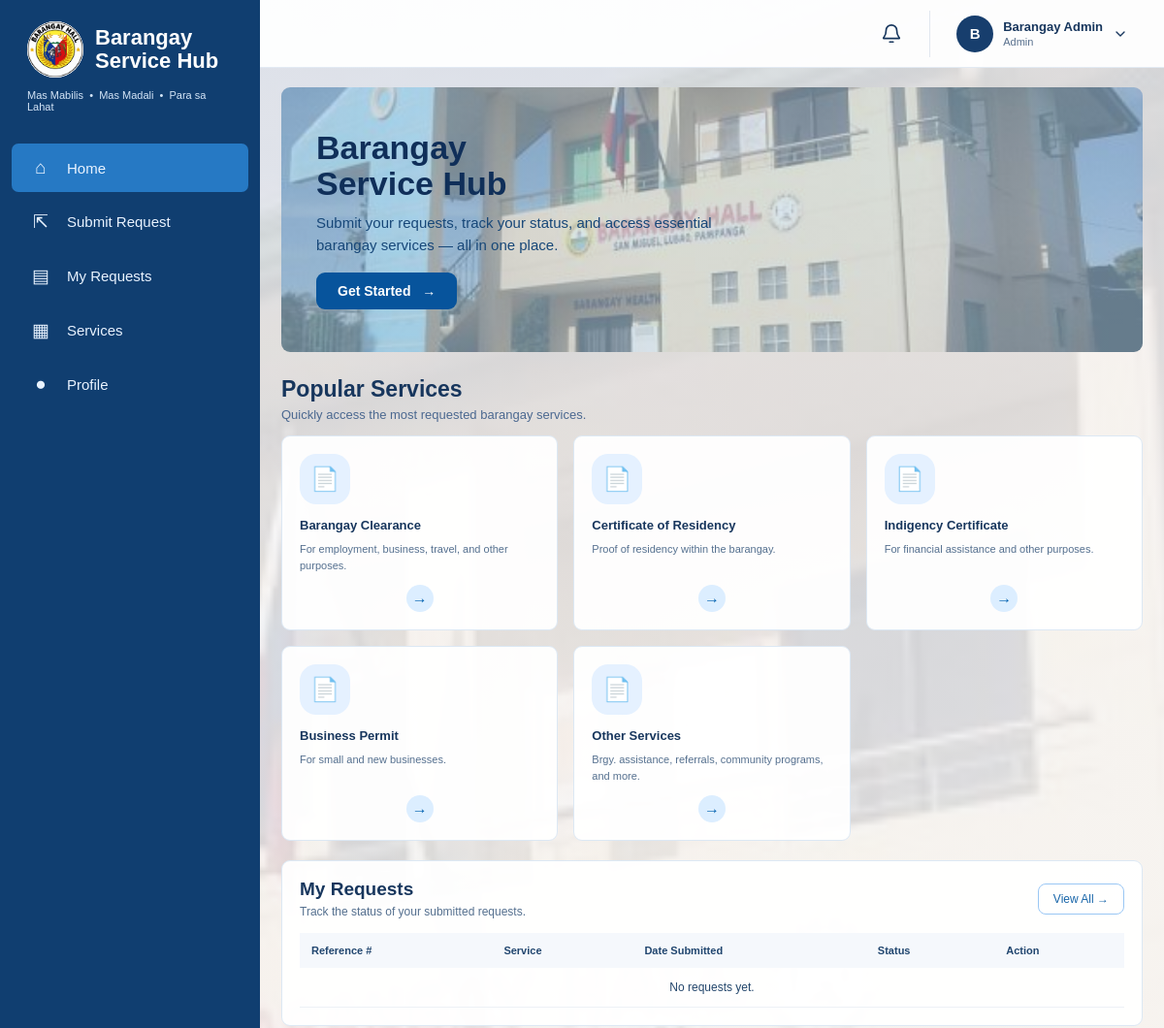
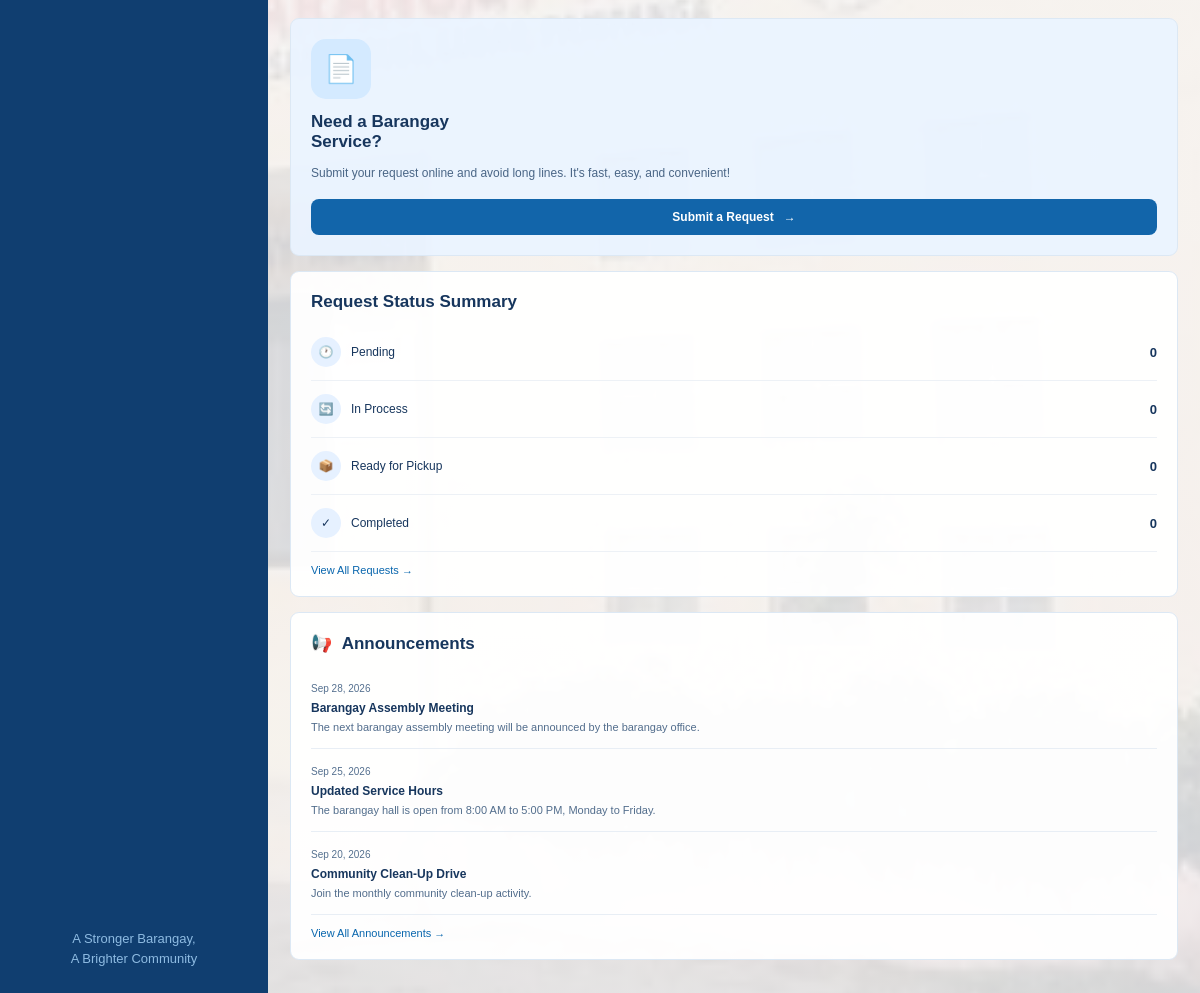
/dashboard.php (signed in), run on the app's committed database (2 pictures, top to bottom).
### tables this page shows
CREATE TABLE `users` (
  `id` int(11) NOT NULL,
  `full_name` varchar(120) NOT NULL,
  `email` varchar(120) NOT NULL,
  `password` varchar(255) NOT NULL,
  `phone` varchar(30) DEFAULT NULL,
  `address` varchar(255) DEFAULT NULL,
  `role` enum('resident','admin') NOT NULL DEFAULT 'resident',
  `status` enum('active','inactive') NOT NULL DEFAULT 'active',
  `created_at` datetime DEFAULT current_timestamp()
);

CREATE TABLE `services` (
  `id` int(11) NOT NULL,
  `service_name` varchar(120) NOT NULL,
  `category` varchar(100) NOT NULL DEFAULT 'Services',
  `description` text DEFAULT NULL,
  `requirements` text DEFAULT NULL,
  `processing_days` int(11) DEFAULT 1,
  `fee` decimal(10,2) DEFAULT 0.00,
  `icon` varchar(30) DEFAULT 'file',
  `status` enum('active','inactive') DEFAULT 'active',
  `created_at` datetime DEFAULT current_timestamp()
);

### dashboard.php (the view, shortened to what the rows shown need)
<?php
require_once __DIR__ . "/config/database.php";
$userId = $_SESSION['user_id'];
$userQuery = $conn->prepare("
    SELECT full_name, role
    FROM users
    WHERE id = ?
    LIMIT 1
");
$userQuery->bind_param("i", $userId);
$userQuery->execute();
$userResult = $userQuery->get_result();
$user = $userResult->fetch_assoc();
$userName = $user['full_name'] ?? 'Juan Dela Cruz';
$userRole = $user['role'] ?? 'resident';
$servicesQuery = $conn->query("
    SELECT *
    FROM services
    WHERE status = 'Active'
    ORDER BY id ASC
    LIMIT 5
");
$userInitial = strtoupper(substr(trim($userName), 0, 1));
?>
<!DOCTYPE html>
<html lang="en">
<head>
</head>
<body>
<div class="app">
    <aside class="sidebar">
        <div class="brand">
            <a
                href="dashboard.php"
                class="brand-title"
            >
                <h1>
                    Barangay<br>
                    Service Hub
                </h1>
            </a>
        </div>
    </aside>
    <main class="main">
        <header class="topbar">
            <div class="top-right">
                <div class="profile-wrapper">
                    <div class="profile">
                        <button
                            type="button"
                            class="profile-button"
                            id="profileButton"
                            aria-label="Open profile menu"
                        >
                            <div class="profile-avatar">
                                <?= htmlspecialchars($userInitial); ?>
                            </div>
                            <div class="profile-info">
                                <strong>
                                    <?= htmlspecialchars($userName); ?>
                                </strong>
                                <span>
                                    <?= htmlspecialchars(
                                        ucfirst($userRole)
                                    ); ?>
                                </span>
                            </div>
                            <svg
                                class="profile-arrow"
                                viewBox="0 0 24 24"
                                fill="none"
                                stroke="currentColor"
                                stroke-width="2"
                                stroke-linecap="round"
                                stroke-linejoin="round"
                            >
                                <path d="m6 9 6 6 6-6"></path>
                            </svg>
                        </button>
                    </div>
                </div>
            </div>
        </header>
        <div class="content">
            <div class="dashboard-grid">
                <div>
                    <section class="hero">
                        <div class="hero-content">
                            <h2>
                                Barangay<br>
                                Service Hub
                            </h2>
                        </div>
                    </section>
                    <section class="section">
                        <div class="section-header">
                            <h2>
                                Popular Services
                            </h2>
                        </div>
                        <div class="service-grid">
                            <?php while (
                                $service =
                                $servicesQuery->fetch_assoc()
                            ): ?>
                                <div class="service-card">
                                    <div class="service-icon">
                                        📄
                                    </div>
                                    <h3>
                                        <?= htmlspecialchars(
                                            $service['service_name']
                                        ); ?>
                                    </h3>
                                    <p>
                                        <?= htmlspecialchars(
                                            substr(
                                                $service['description'],
                                                0,
                                                85
                                            )
                                        ); ?>
                                    </p>
                                    <a
                                        href="submit-request.php?service_id=<?= $service['id']; ?>"
                                        class="service-arrow"
                                    >
                                        →
                                    </a>
                                </div>
                            <?php endwhile; ?>
                        </div>
                    </section>
                    <section class="requests-box">
                        <div class="requests-title">
                            <div>
                                <h2>
                                    My Requests
                                </h2>
                            </div>
                        </div>
                        <table>
                            <thead>
                                <tr>
                                    <th>
                                        Reference #
                                    </th>
                                    <th>
                                        Service
                                    </th>
                                    <th>
                                        Date Submitted
                                    </th>
                                    <th>
                                        Status
                                    </th>
                                    <th>
                                        Action
                                    </th>
                                </tr>
                            </thead>
                        </table>
                    </section>
                </div>
                <aside>
                    <div class="side-card cta-card">
                        <h2>
                            Need a Barangay<br>
                            Service?
                        </h2>
                    </div>
                    <div class="side-card">
                        <h2>
                            Request Status Summary
                        </h2>
                    </div>
                    <div class="side-card">
                        <h2>
                            📢 &nbsp;Announcements
                        </h2>
                    </div>
                </aside>
            </div>
        </div>
    </main>
</div>
</body>
</html>

### data on the page
users: full_name "B", full_name "Barangay Admin", role "Admin"
services: service_name "Barangay Clearance", description "For employment, business, travel, and other purposes."
services: service_name "Certificate of Residency", description "Proof of residency within the barangay."
services: service_name "Indigency Certificate", description "For financial assistance and other purposes."
services: service_name "Business Permit", description "For small and new businesses."
services: service_name "Other Services", description "Brgy. assistance, referrals, community programs, and more."

### other printed values
$statusCounts['Pending'] "0"
$statusCounts['Processing'] "0"
$statusCounts['Ready for Pickup'] "0"
$statusCounts['Completed'] "0"
